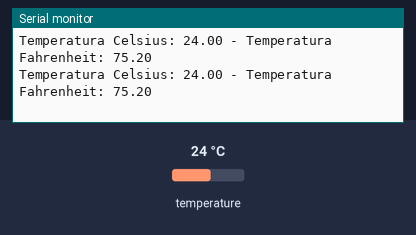
The sketch below on a simulated Arduino Uno, built with avr-gcc and run on an emulated ATmega328P. Shown: the last lines printed to the serial monitor. The test bench sets the inputs (shaded band); at power-on: temperature 24 °C.

Above: at 1.2 s.
1.3 s: temperature set to 12 °C
At 2.2 s:
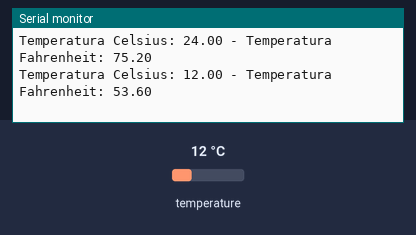
2.8 s: temperature set to 19 °C
At 3.7 s:
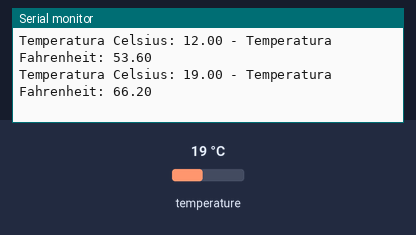
Timing chart, 0 to 5.8 s (numbered marks = the images above; inputs shaded):
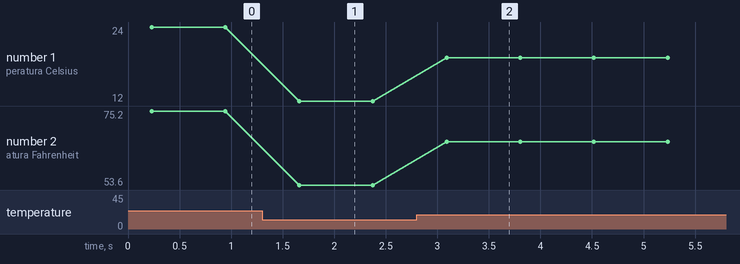

The sketch:

sensor_temp.ino
```cpp
#include <OneWire.h>
#include <DallasTemperature.h>

#define ONE_WIRE_BUS 4

OneWire oneWire(ONE_WIRE_BUS);
DallasTemperature sensors(&oneWire);

void setup(void)
{
  Serial.begin(9600);
  sensors.begin();
  sensors.setResolution(10); // resolução entre 9 a 12 bits (10 bits = mais rápido e ainda preciso)
}

void loop(void)
{
  sensors.requestTemperatures(); // requisita a leitura

  float tempC = sensors.getTempCByIndex(0);
  float tempF = sensors.getTempFByIndex(0);

  Serial.print("Temperatura Celsius: ");
  Serial.print(tempC);
  Serial.print(" - Temperatura Fahrenheit: ");
  Serial.println(tempF);

  delay(500); // lê duas vezes por segundo
}
```

Measured:
- after the input at 1.3 s, the serial monitor: prints a new line after 0.36 s (image 1)
- after the input at 2.8 s, the serial monitor: prints a new line after 0.29 s (image 2)
- plotted number 1: 24 → 12 after the input at 1.3 s, 12 → 19 after the input at 2.8 s
- plotted number 2: 75.2 → 53.6 after the input at 1.3 s, 53.6 → 66.2 after the input at 2.8 s
